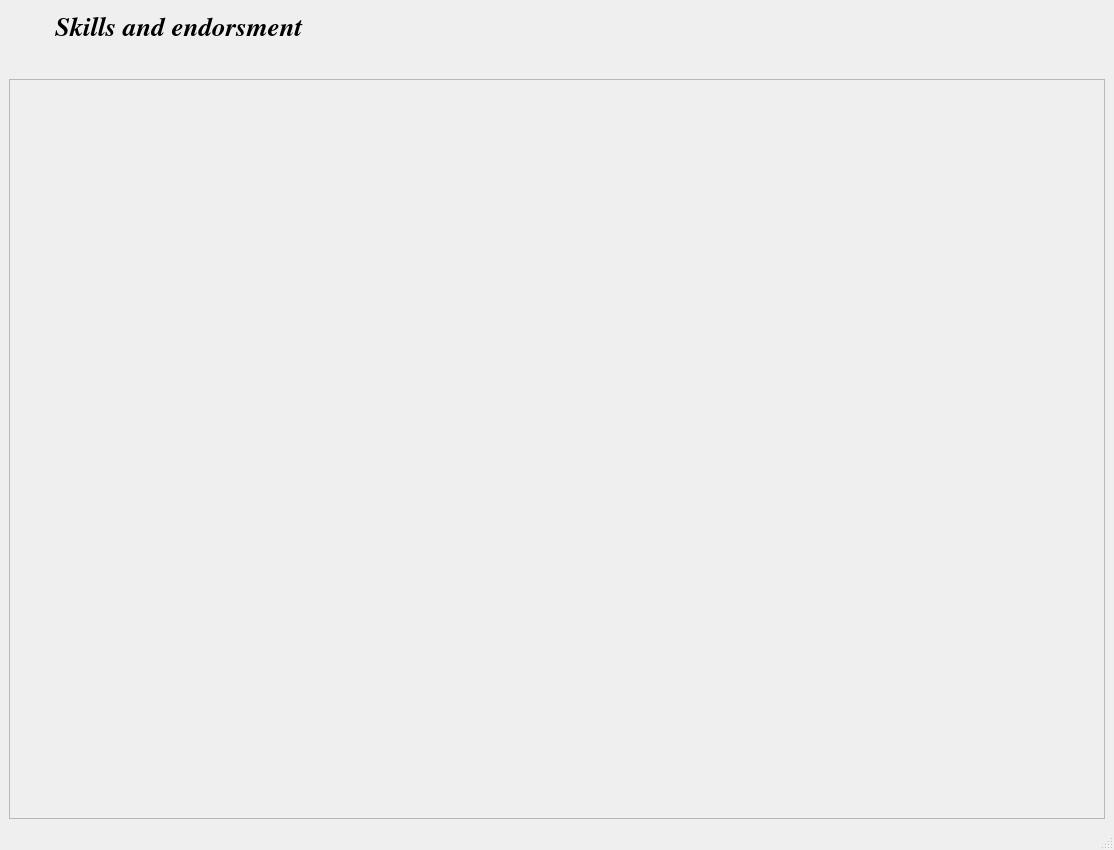
<?xml version="1.0" encoding="UTF-8"?>
<ui version="4.0">
 <class>Skills</class>
 <widget class="QMainWindow" name="Skills">
  <property name="geometry">
   <rect>
    <x>0</x>
    <y>0</y>
    <width>1114</width>
    <height>850</height>
   </rect>
  </property>
  <property name="minimumSize">
   <size>
    <width>1111</width>
    <height>850</height>
   </size>
  </property>
  <property name="maximumSize">
   <size>
    <width>1602</width>
    <height>850</height>
   </size>
  </property>
  <property name="windowTitle">
   <string>MainWindow</string>
  </property>
  <property name="styleSheet">
   <string notr="true">background:rgba(248, 253, 255, 206);
color:rgb(1, 31, 54);\n</string>
  </property>
  <widget class="QWidget" name="centralwidget">
   <layout class="QVBoxLayout" name="verticalLayout">
    <item>
     <layout class="QHBoxLayout" name="horizontalLayout_4">
      <item>
       <widget class="QPushButton" name="backup_pushButton">
        <property name="cursor">
         <cursorShape>PointingHandCursor</cursorShape>
        </property>
        <property name="styleSheet">
         <string notr="true"/>
        </property>
        <property name="text">
         <string/>
        </property>
        <property name="icon">
         <iconset resource="../resources/resources.qrc">
          <normaloff>:/images/back.png</normaloff>:/images/back.png</iconset>
        </property>
        <property name="iconSize">
         <size>
          <width>28</width>
          <height>28</height>
         </size>
        </property>
        <property name="flat">
         <bool>true</bool>
        </property>
       </widget>
      </item>
      <item>
       <widget class="QLabel" name="label_4">
        <property name="font">
         <font>
          <family>Nimbus Roman</family>
          <pointsize>20</pointsize>
          <weight>75</weight>
          <italic>true</italic>
          <bold>true</bold>
         </font>
        </property>
        <property name="text">
         <string>Skills and endorsment</string>
        </property>
        <property name="textFormat">
         <enum>Qt::AutoText</enum>
        </property>
       </widget>
      </item>
      <item>
       <spacer name="horizontalSpacer_3">
        <property name="orientation">
         <enum>Qt::Horizontal</enum>
        </property>
        <property name="sizeHint" stdset="0">
         <size>
          <width>40</width>
          <height>20</height>
         </size>
        </property>
       </spacer>
      </item>
     </layout>
    </item>
    <item>
     <layout class="QHBoxLayout" name="horizontalLayout">
      <item>
       <spacer name="horizontalSpacer">
        <property name="orientation">
         <enum>Qt::Horizontal</enum>
        </property>
        <property name="sizeHint" stdset="0">
         <size>
          <width>40</width>
          <height>20</height>
         </size>
        </property>
       </spacer>
      </item>
      <item>
       <widget class="QPushButton" name="edit_pushButton">
        <property name="cursor">
         <cursorShape>PointingHandCursor</cursorShape>
        </property>
        <property name="styleSheet">
         <string notr="true">QPushButton:hover
{
	border:1px solid grey;
	border-radius:5px;
	background:rgba(214, 239, 255, 231);
}</string>
        </property>
        <property name="text">
         <string/>
        </property>
        <property name="icon">
         <iconset resource="../resources/resources.qrc">
          <normaloff>:/images/edit_icon2.png</normaloff>:/images/edit_icon2.png</iconset>
        </property>
        <property name="iconSize">
         <size>
          <width>35</width>
          <height>35</height>
         </size>
        </property>
        <property name="flat">
         <bool>true</bool>
        </property>
       </widget>
      </item>
     </layout>
    </item>
    <item>
     <widget class="QScrollArea" name="scrollArea">
      <property name="widgetResizable">
       <bool>true</bool>
      </property>
      <widget class="QWidget" name="scrollAreaWidgetContents">
       <property name="geometry">
        <rect>
         <x>0</x>
         <y>0</y>
         <width>1094</width>
         <height>693</height>
        </rect>
       </property>
      </widget>
     </widget>
    </item>
   </layout>
  </widget>
  <widget class="QMenuBar" name="menubar">
   <property name="geometry">
    <rect>
     <x>0</x>
     <y>0</y>
     <width>1114</width>
     <height>22</height>
    </rect>
   </property>
  </widget>
  <widget class="QStatusBar" name="statusbar"/>
 </widget>
 <resources>
  <include location="../resources/resources.qrc"/>
  <include location="../resources/resources.qrc"/>
  <include location="../resources/resources.qrc"/>
 </resources>
 <connections/>
</ui>
